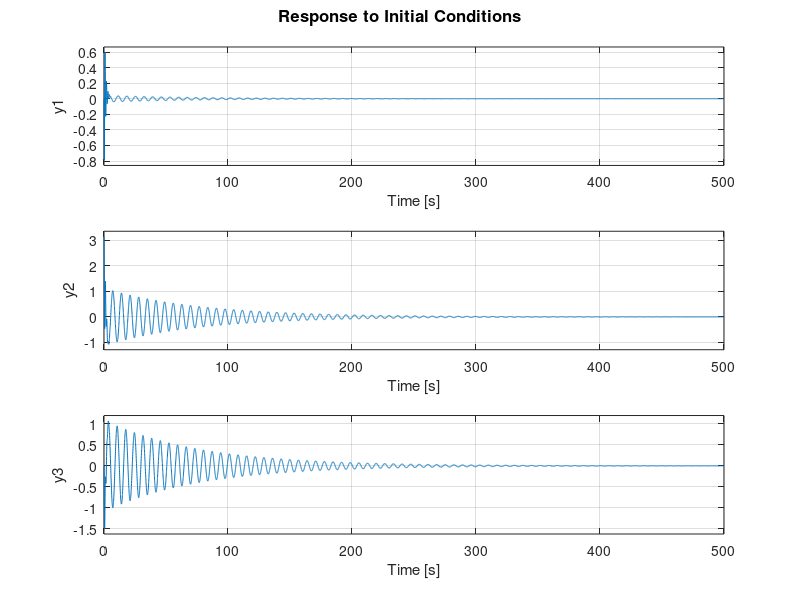
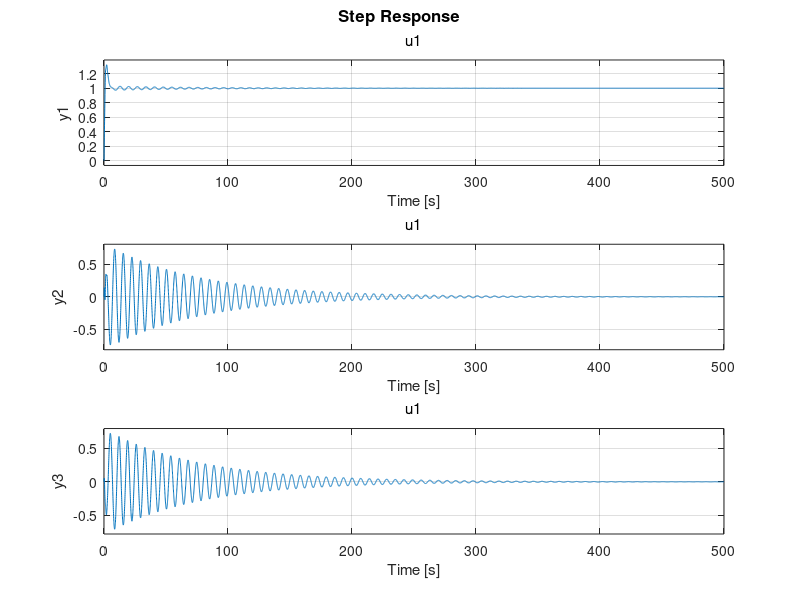

Recreate these plots in MATLAB, in order.
%% LQG for Linear System
 

%%System Model
M = 1000;
m1 = 100;
m2 = 100;
l1 = 20;
l2 = 10;
g = 9.8;

A = [0 1 0 0 0 0; 
    0 0 -(m1*g)/M 0 -(m2*g)/M 0;
    0 0 0 1 0 0;
    0 0 -(g/l1)-(g*m1)/M*l1 0 -(m2*g)/M*l1 0;
    0 0 0 0 0 1;
    0 0 -(m1*g)/M*l2 0 -(g/l2)-(g*m2)/M*l2 0];

B = [0; 1/M; 0; 1/M*l1; 0; 1/M*l2];
C = [1 0 1 0 1 0];

C1 = [1 0 0 0 0 0;
     0 0 1 0 0 0;
     0 0 0 0 1 0;];
    

D = 0;
QXU = 0.1*eye(7);
QWV = eye(7);
 
sys = ss(A, B,C, D);


KLQG = lqg(sys,QXU,QWV);
 
sys1 = ss(KLQG.A, KLQG.B, C1, 0);
 
X0 =[0;
    0;
    3.141;
    0;
    0;
    0;];
 
 figure
 initial(sys1,X0)%LQG initial condition
 
 figure 
 step(sys1)%LQG step input response 
 
 